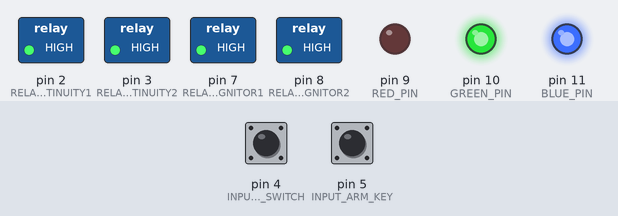
The sketch below on a simulated Arduino Uno, built with avr-gcc and run on an emulated ATmega328P. Parts: switched loads named in the sketch (green lamp = pin HIGH), output pins drawn as LEDs (lit = HIGH). The test bench sets the inputs (shaded band); at power-on: pin 4 (INPUT_CONTINUITY_SWITCH) HIGH, pin 5 (INPUT_ARM_KEY) HIGH. What the sketch prints to the serial monitor is not drawn.

Above: at 0.2 s.
At 1.7 s:
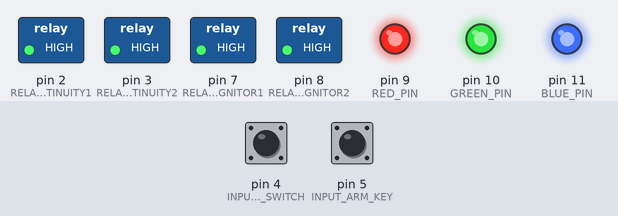
Timing chart, 0 to 3.0 s (numbered marks = the images above):
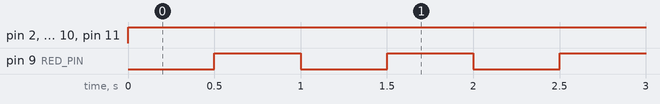

The sketch:

rocketLauncher.ino
```cpp
#include <StateMachine.h>

const int RELAY_CONTINUITY1 = 2;
const int RELAY_CONTINUITY2 = 3;
const int RELAY_IGNITOR1 = 7;
const int RELAY_IGNITOR2 = 8;

const int INPUT_CONTINUITY = A1;
const int INPUT_CONTINUITY_SWITCH = 4;
const int INPUT_ARM_KEY = 5;
const int INPUT_LAUCH_BUTTON = 6;

StateMachine machine = StateMachine();

State* S0 = machine.addState(&state0);
State* S1 = machine.addState(&state1);
State* S2 = machine.addState(&state2);
State* S3 = machine.addState(&state3);
State* S4 = machine.addState(&state4);
State* S5 = machine.addState(&state5);
State* S6 = machine.addState(&state6);

void setup() {
  Serial.begin(9600);
  pinMode(RELAY_CONTINUITY1, OUTPUT);
  pinMode(RELAY_IGNITOR1, OUTPUT);
  pinMode(RELAY_CONTINUITY2, OUTPUT);
  pinMode(RELAY_IGNITOR2, OUTPUT);
  pinMode(INPUT_CONTINUITY_SWITCH, INPUT_PULLUP);
  pinMode(INPUT_ARM_KEY, INPUT_PULLUP);
  pinMode(INPUT_LAUCH_BUTTON, INPUT_PULLUP);

  S0->addTransition(&t01, S1);
  S1->addTransition(&t12, S2);
  S2->addTransition(&t23, S3);
  S2->addTransition(&tTrue, S0); // go back
  S3->addTransition(&t34, S4);
  S4->addTransition(&tTrue, S5);
  S5->addTransition(&t56, S6);
  S6->addTransition(&tTrue, S0);
}

void loop() {
  machine.run();
  delay(100);
}
```

light.ino
```cpp
#include <Arduino.h>

const int RED_PIN = 9;
const int GREEN_PIN = 10;
const int BLUE_PIN = 11;

// red, green, blue
const byte RED[] = {0,255,255};
const byte YELLOW[] = {100,0,255};
const byte GREEN[] = {255,0,255};
const byte BLACK[] = {255,255,255};

void lightSetup() {
    pinMode(RED_PIN, OUTPUT);
    pinMode(GREEN_PIN, OUTPUT);
    pinMode(BLUE_PIN, OUTPUT);
}

void setColor(const byte c[]) {
  analogWrite(RED_PIN, c[0]);
  analogWrite(GREEN_PIN, c[1]);
  analogWrite(BLUE_PIN, c[2]);
}
```

states.ino
```cpp
#include <Arduino.h>

// initial
void state0() {
  Serial.println("state 0");
  digitalWrite(RELAY_CONTINUITY1, HIGH);
  digitalWrite(RELAY_IGNITOR1, HIGH);
  digitalWrite(RELAY_CONTINUITY2, HIGH);
  digitalWrite(RELAY_IGNITOR2, HIGH);

    for(int i=0; i<5; i++) {
    setColor(RED);
    delay(500);
    setColor(BLACK);
    delay(500);
  }
  setColor(RED);
}

// wait for con switch low
void state1() {
  Serial.println("state 1");
}

// con switch went high, test continuity
void state2() {
  Serial.println("state 2");
  digitalWrite(RELAY_CONTINUITY1, LOW);
  digitalWrite(RELAY_CONTINUITY2, LOW);
  delay(50);

}

// good continuity, no longer need to test.
void state3() {
  Serial.println("state 3");
  setColor(YELLOW);
  digitalWrite(RELAY_CONTINUITY1, HIGH);
  digitalWrite(RELAY_CONTINUITY2, HIGH);
}

void state4() {
  Serial.println("state 4");
  for(int i=0; i<5; i++) {
    setColor(YELLOW);
    delay(500);
    setColor(BLACK);
    delay(500);
  }
}

void state5() {
  Serial.println("state 5");
  setColor(GREEN);
}

void state6() {
  Serial.println("state 6");
  digitalWrite(RELAY_IGNITOR1, LOW);
  digitalWrite(RELAY_IGNITOR2, LOW);
  delay(200);
  // will go to low in 0
}

// TRANSITIONS
bool tTrue() {
  return true;
}

// state 1 if continuty switch is off
bool t01() {
  return digitalRead(INPUT_CONTINUITY_SWITCH) == HIGH &&
         digitalRead(INPUT_ARM_KEY) == LOW;
}

// state 2 once switch is turned on.
bool t12() {
  return digitalRead(INPUT_CONTINUITY_SWITCH) == LOW;
}

// state 3 once we verify continuity
bool t23() {
  int reading = analogRead(INPUT_CONTINUITY);
  Serial.print("Continuity Reading: ");
  Serial.println(reading);
  return  reading > 200 && reading < 800;
}

// if arm switch on
bool t34() {
  return digitalRead(INPUT_ARM_KEY) == HIGH;
}

bool t56() {
  return digitalRead(INPUT_LAUCH_BUTTON) == LOW;
}
```

Measured:
- by itself, pin 9 (RED_PIN): alternates HIGH for 0.50 s and LOW for 0.50 s
- by itself, pin 2 (RELAY_CONTINUITY1), pin 3 (RELAY_CONTINUITY2), pin 7 (RELAY_IGNITOR1), pin 8 (RELAY_IGNITOR2), pin 10 (GREEN_PIN), pin 11 (BLUE_PIN): LOW → HIGH at 0.00 s
- by itself, everything shown: repeats every 2.0 s, in 4 steps
